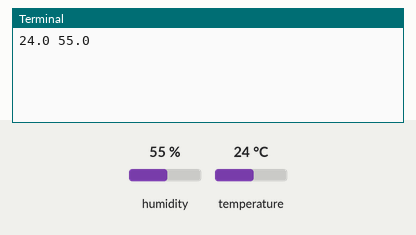
Recording of a program running on a simulated Raspberry Pi (BCM pin numbers). Parts: the last lines printed to the terminal. Inputs (shaded band) come from the test bench; at power-on: humidity 55 %, temperature 24 °C.

Above: at 1.2 s.
1.3 s: humidity set to 22 %
At 3.7 s:
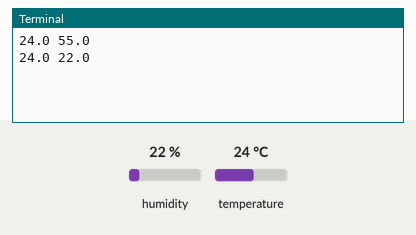
4.1 s: temperature set to 12 °C
At 5.6 s:
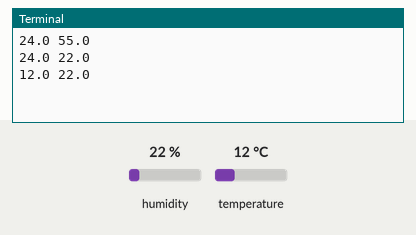
6.9 s: humidity set to 40 %
At 9.3 s:
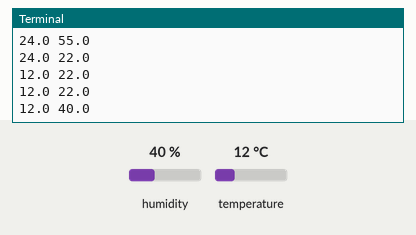
Timing chart, 0 to 10.8 s (numbered marks = the images above; inputs shaded):
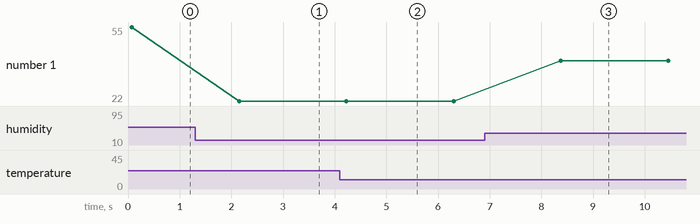

Measured:
- after the input at 1.3 s, the terminal: prints a new line after 0.85 s (image 1)
- after the input at 4.1 s, the terminal: prints a new line after 0.13 s (image 2)
- after the input at 6.9 s, the terminal: prints a new line after 1.5 s (image 3)
- plotted number 1: 55 → 22 after the input at 1.3 s, 22 → 40 after the input at 6.9 s

The program:

sensor.py
```python
import RPi.GPIO as GPIO
import dht11
import time
GPIO.setwarnings(False)
GPIO.setmode(GPIO.BCM)
GPIO.cleanup()

instance = dht11.DHT11(pin = 17)

def read_sensor():
    result = instance.read()
    return [result.temperature, result.humidity]


if __name__ == "__main__":
    while True :
        current_sensor = read_sensor()
        print(current_sensor[0], current_sensor[1])
        time.sleep(2)
```
